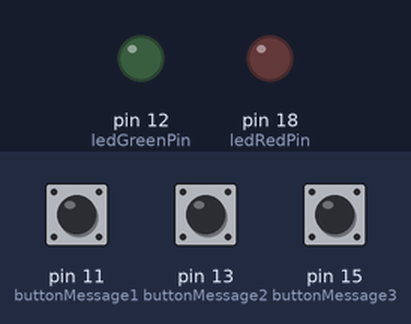
Recording of a program running on a simulated Raspberry Pi (header pin numbers). Parts: output pins drawn as LEDs (lit = HIGH). The test bench sets the inputs (shaded band); at power-on: pin 11 (buttonMessage1) HIGH, pin 13 (buttonMessage2) HIGH, pin 15 (buttonMessage3) HIGH. Databases and web services accept everything at once and return nothing; values from a settings file that is not in the repository are placeholders.

Above: at 1.2 s.
1.3 s: pin 11 (buttonMessage1) pulled LOW for 0.15 s
At 1.9 s:
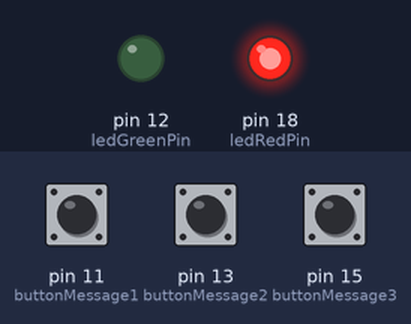
3.5 s: pin 11 (buttonMessage1) pulled LOW for 3.2 s
At 8.2 s:
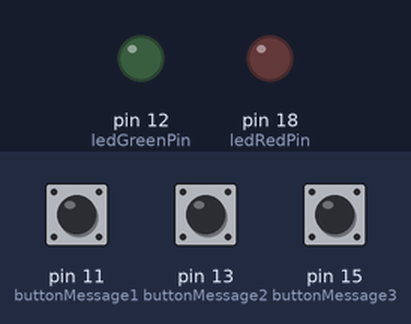
8.7 s: pin 13 (buttonMessage2) pulled LOW for 3.2 s
At 9.9 s:
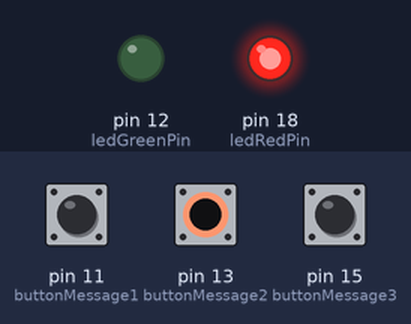
Timing chart, 0 to 14.0 s (numbered marks = the images above; inputs shaded):
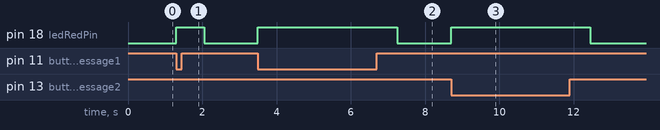

Measured:
- after the input at 1.3 s, pin 18 (ledRedPin): LOW → HIGH at once, → LOW 0.75 s later
- after the input at 3.5 s, pin 18 (ledRedPin): LOW → HIGH at once, → LOW 3.8 s later
- after the input at 8.7 s, pin 18 (ledRedPin): LOW → HIGH at once, → LOW 3.8 s later

The program:

ButtonListener.py
```python
import RPi.GPIO as GPIO
import Messenger
from time import sleep

GPIO.setmode(GPIO.BOARD)

ledGreenPin = 12
ledRedPin = 18
buttonMessage1 = 11
buttonMessage2 = 13
buttonMessage3 = 15

GPIO.setup(ledRedPin, GPIO.OUT)
GPIO.setup(ledGreenPin, GPIO.OUT)
GPIO.setup(buttonMessage1, GPIO.IN, pull_up_down=GPIO.PUD_UP)
GPIO.setup(buttonMessage2, GPIO.IN, pull_up_down=GPIO.PUD_UP)
GPIO.setup(buttonMessage3, GPIO.IN, pull_up_down=GPIO.PUD_UP)

while True:
    button1State = GPIO.input(buttonMessage1)
    button2State = GPIO.input(buttonMessage2)
    button3State = GPIO.input(buttonMessage3)
    if not button1State or not button2State or not button3State:
        if not button1State:
            message = "Message for button 1"
        elif not button2State:
            message = "Message for button 2"
        else:
            message = "Message for button 3"
        is_sent = Messenger.send_message(message)

        if is_sent:
            GPIO.output(ledGreenPin, GPIO.HIGH)
        else:
            GPIO.output(ledRedPin, GPIO.HIGH)

        sleep(.75)
    else:
        GPIO.output(ledRedPin, GPIO.LOW)
        GPIO.output(ledGreenPin, GPIO.LOW)
```

Messenger.py
```python
from twilio.rest import Client
import config
import sys


def send_message(message):
    # The following line needs your Twilio Account SID and Auth Token
    client = Client(config.SID, config.AUTH_TOKEN)

    client.messages.create(to=config.KEVIN_NUMBER,
                           from_=config.TWILIO_NUMBER,
                           body=message)


if __name__ == "__main__":
    message = sys.argv[1]
    send_message(message)
```
